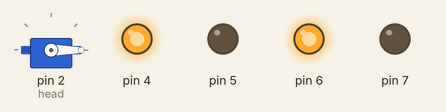
Simulated run of this sketch. Board: Arduino Uno, built with avr-gcc and run on an emulated ATmega328P. Shown: servo, output pins drawn as LEDs (lit = HIGH).

Above: at 0.05 s.
At 1.95 s:
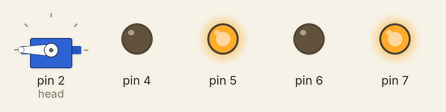
Timing chart, 0 to 4.6 s (numbered marks = the images above):
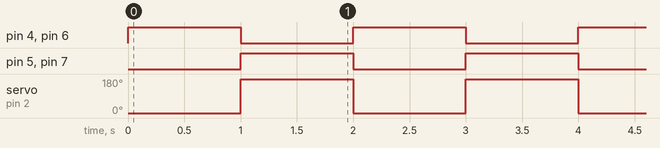

The sketch:

test.ino
```cpp
#include <Servo.h>

Servo head;
void setup() {
  head.attach(2);
  pinMode(4, OUTPUT);
  pinMode(5, OUTPUT);
  pinMode(6, OUTPUT);
  pinMode(7, OUTPUT);
}

void loop() {
  head.write(0);
  digitalWrite(4, 1);
  digitalWrite(6, 1);
  delay(1000);
  head.write(180);
  digitalWrite(4, 0);
  digitalWrite(6, 0);

  digitalWrite(5, 1);
  digitalWrite(7, 1);
  delay(1000);
  head.write(0);
  digitalWrite(5, 0);
  digitalWrite(7, 0);
}
```

Measured:
- by itself, pin 4–7: alternates HIGH for 1.0 s and LOW for 1.0 s
- by itself, servo on pin 2 (head): alternates 180° for 1.0 s and 0° for 1.0 s
